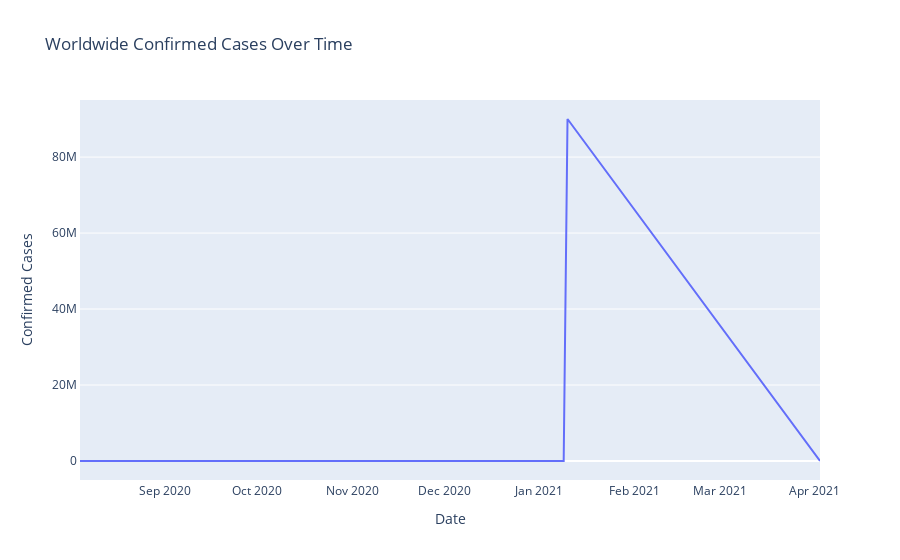

Notebook cell for this chart:
### Code cell
worldwide_confirmed_over_time = covid_data.groupby('Last_Update')['Confirmed'].sum().reset_index()
fig = px.line(worldwide_confirmed_over_time, x='Last_Update', y='Confirmed', title='Worldwide Confirmed Cases Over Time')
fig.update_xaxes(title_text='Date')
fig.update_yaxes(title_text='Confirmed Cases')
fig.update_layout(
    xaxis=dict(showline=True, showgrid=False),
    yaxis=dict(showline=True, showgrid=True),
    showlegend=False
)
pio.write_html(fig, file='worldwide_confirmed_cases_over_time.html')
fig.show()

### Figure 1 — Plotly figure (JSON) as saved in the notebook; plotly's stock layout.template omitted (floating-point values rounded to 4 significant figures)
{"data": [{"hovertemplate": "Last_Update=%{x}<br>Confirmed=%{y}<extra></extra>", "legendgroup": "", "line": {"color": "#636efa", "dash": "solid"}, "marker": {"symbol": "circle"}, "mode": "lines", "name": "", "orientation": "v", "showlegend": false, "type": "scatter", "x": ["2020-08-04 02:27:56", "2020-08-07 22:34:20", "2020-12-21 13:27:30", "2021-01-08 23:22:27", "2021-01-10 05:22:12", "2021-04-02 15:13:53"], "xaxis": "x", "y": [152, 0, 788, 196, 90023279, 399], "yaxis": "y"}], "layout": {"legend": {"tracegroupgap": 0}, "showlegend": false, "title": {"text": "Worldwide Confirmed Cases Over Time"}, "xaxis": {"anchor": "y", "domain": [0, 1], "showgrid": false, "showline": true, "title": {"text": "Date"}}, "yaxis": {"anchor": "x", "domain": [0, 1], "showgrid": true, "showline": true, "title": {"text": "Confirmed Cases"}}}}
